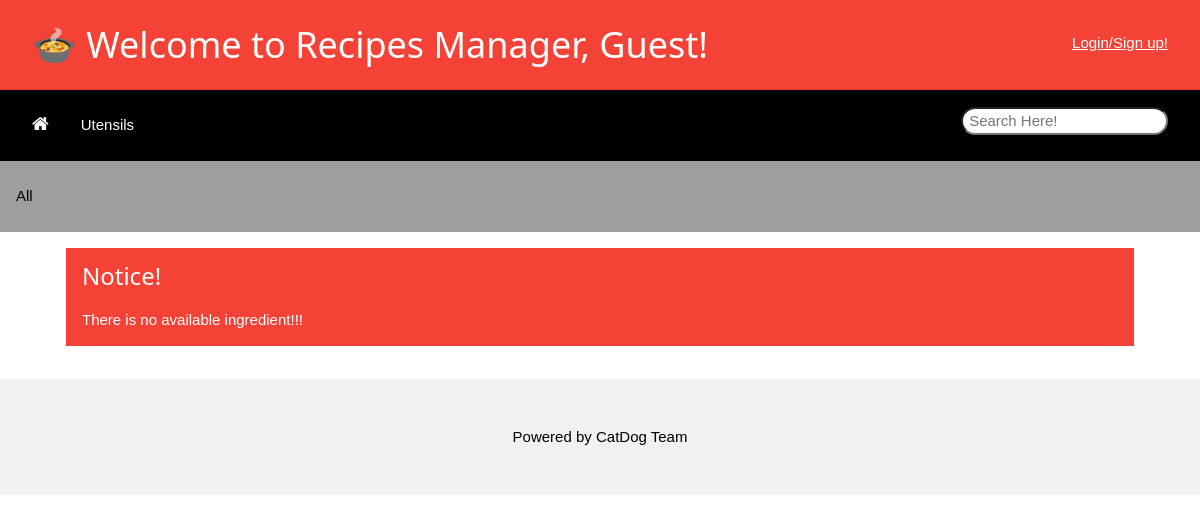
/ingredient/, run on an earlier commit of the app's database.
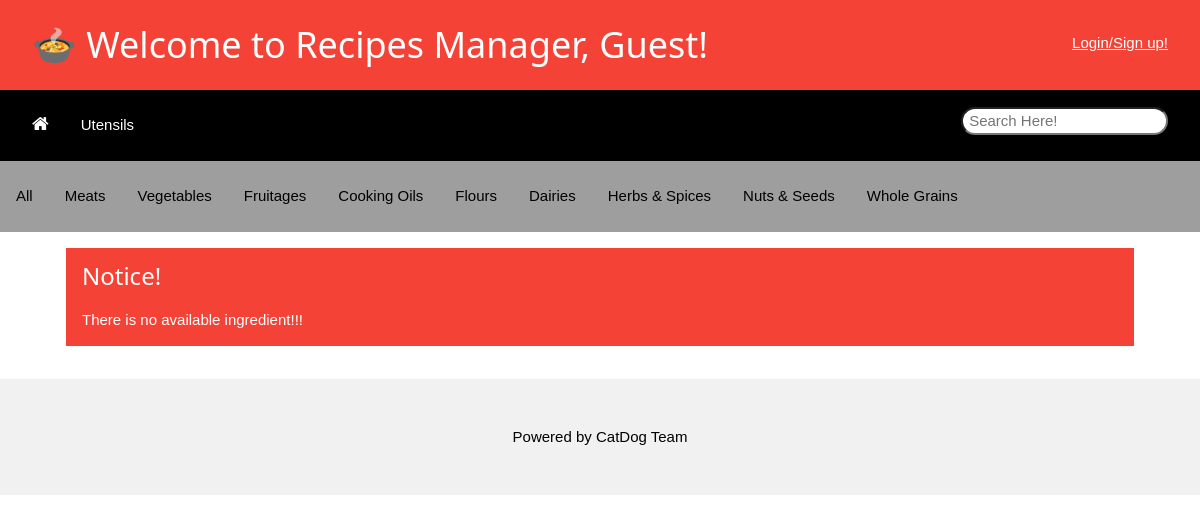
And on a later commit of the database.
### recipeManager/models.py (models this page shows)
class IngredientCategory(models.Model):
    ingredientCategoryID = models.AutoField(primary_key=True)
    ingredientCategoryName = models.CharField(max_length=50, unique=True)

### recipeManager/views.py (the view, shortened to what this page needs)
# urls.py: path('ingredient/', views.ingredient, name='ingredient'),
def ingredient(request):
    message = "There is no available ingredient!!!"
    allIngredientCategory = IngredientCategory.objects.all()
    allIngredient = Ingredient.objects.all()
    user_fname = ', Guest'
    login_stat = True
    if request.user.is_authenticated:
        user_fname = ', ' + request.user.get_short_name()
        login_stat = False
    submittedValue = request.POST
    template = loader.get_template('recipeManager/ingredient.html')
    context = {
        'loginStat' : login_stat,
        'name' : user_fname,
        'allIngredientCategory' : allIngredientCategory,
        'allIngredient' : allIngredient,
        'message' : message,
    }
    return HttpResponse(template.render(context, request))

### recipeManager/templates/recipeManager/ingredient.html (shortened to what this page needs)
<!DOCTYPE html>
<html>
    <head>
        <link rel="stylesheet" href="/static/recipeManager/css/w3.css">
        <link rel="stylesheet" href="https://cdnjs.cloudflare.com/ajax/libs/font-awesome/4.7.0/css/font-awesome.min.css">
    </head>
    <body>
        <header class="w3-container w3-bar w3-red">
            <h1 class="w3-bar-item">&#127858 Welcome to Recipes Manager{{name}}!</h1>
            {% if loginStat %}
                <div >
                    <a href="/login/" class="w3-bar-item w3-block w3-mobile w3-padding-32 w3-right">Login/Sign up!</a>
                </div>
            {% else %}
            <a href={% url 'logout' %} class="w3-bar-item w3-block w3-mobile w3-padding-32 w3-right">Logout!</a><a href="/profile/" class="w3-bar-item w3-block w3-mobile w3-padding-32 w3-right">Profile Setting</a>
            {% endif%}
        </header>
        <div class="w3-bar w3-black">
            <div class="w3-panel w3-left">
                <a href="/" class="w3-bar-item w3-button"><i class="w3-large fa fa-home"></i></a>
                <a href="/utensil/" class="w3-bar-item w3-button">Utensils</a>
            </div>
            <div class="w3-container w3-right">
                <form class="w3-panel" method="post">
                    <input class="w3-round-xlarge" type="search" id="searchFor" name="searchFor" placeholder=" Search Here!">
                </form>
            </div>
        </div>
        <div class="w3-bar w3-grey w3-padding-16">
            <form method="post">
                <input class="w3-bar-item w3-button" type="submit" name="categorySubmit" value="All">
                {% if allIngredientCategory %}
                    {% for category in allIngredientCategory %}
                            <input class="w3-bar-item w3-button" type="submit" name="categorySubmit" value="{{ category.ingredientCategoryName }}">
                    {% endfor %}
                {% endif %}
            </form>
        </div>
        <div class="w3-content" style="max-width:1100px">
            <div class="w3-container">
                {% if allIngredient %}
                    {% for item in allIngredient %}
                        <div class="w3-mobile w3-quarter w3-card-4 w3-round-xxlarge w3-teal w3-margin w3-padding-16">
                            <div class="w3-center">
                                <div class="w3-container">
                                    <h5>{{ item.ingredientName }}</h5>
                                    <p>{{ item.baseCalorie }} calorie per 100g</p>
                                    <p>{{ item.ingredientCategory.ingredientCategoryName }}</p>
                                    <img width="150px" src="/media/{{ item.ingredientImg }}" alt="{{ item.ingredientName }}">
                                </div>
                            </div>
                        </div>
                    {% endfor %}
                {% else %}
                    {% if message %}
                        <div class="w3-panel w3-red">
                            <h3>Notice!</h3>
                            <p>{{ message }}</p>
                        </div>
                    {% endif %}
                {% endif %}
            </div>
        </div>
        <footer class="w3-center w3-light-grey w3-padding-32 w3-margin-top">
            <p>Powered by CatDog Team</p>
        </footer>
    </body>
</html>

What changed in the data, as far as the page shows it:
added IngredientCategory: categorySubmit "Meats"
added IngredientCategory: categorySubmit "Vegetables"
added IngredientCategory: categorySubmit "Fruitages"
added IngredientCategory: categorySubmit "Cooking Oils"
added IngredientCategory: categorySubmit "Flours"
added IngredientCategory: categorySubmit "Dairies"
added IngredientCategory: categorySubmit "Herbs & Spices"
added IngredientCategory: categorySubmit "Nuts & Seeds"
added IngredientCategory: categorySubmit "Whole Grains"
